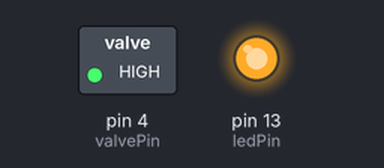
This sketch was run on a simulated Arduino Uno, built with avr-gcc and run on an emulated ATmega328P. Parts: switched loads named in the sketch (green lamp = pin HIGH), output pins drawn as LEDs (lit = HIGH). EEPROM starts erased; pins used as bus, display or sensor lines are not drawn; what the sketch prints to the serial monitor is not drawn.

Above: at 0.3 s.
At 60.3 s:
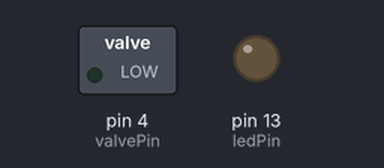
At 125.3 s:
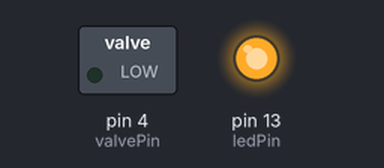
Timing chart, 0 to 126.8 s (numbered marks = the images above):
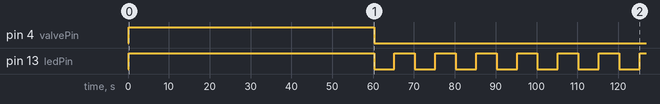

The sketch:

WaterSystem.ino
```cpp
// Pin definitions
#include <avr/wdt.h>
#include <avr/sleep.h>
#include <EEPROM.h>
#include "U8glib.h"
U8GLIB_SSD1306_128X32 u8g(U8G_I2C_OPT_NONE);  // I2C / TWI

#define soilWet 300  // Threshold for wet soil (adjust based on your sensor)
#define soilDry 600  // Threshold for dry soil (adjust based on your sensor)
#define sensorPin A0 // Analog pin connected to the sensor
#define powerPin 7   // Digital pin to control the power to the sensor
#define valvePin 4   // Set the solenoid valve pin as an output

#define ledPin  13

void setupDisplay()
{
  // assign default color value
  if ( u8g.getMode() == U8G_MODE_R3G3B2 ) {
    u8g.setColorIndex(255);     // white
  }
  else if ( u8g.getMode() == U8G_MODE_GRAY2BIT ) {
    u8g.setColorIndex(3);         // max intensity
  }
  else if ( u8g.getMode() == U8G_MODE_BW ) {
    u8g.setColorIndex(1);         // pixel on
  }
  else if ( u8g.getMode() == U8G_MODE_HICOLOR ) {
    u8g.setHiColorByRGB(255,255,255);
  }
}

void setup()
{
  setupDisplay();
  Serial.begin(9600);
  Serial.print(F("Hello! Open pins\n"));

  pinMode(powerPin, OUTPUT); // Set the power pin as an output
  digitalWrite(powerPin, LOW); // Initially turn off the sensor

  pinMode(valvePin, OUTPUT); // Set the solenoid valve pin as an output
  digitalWrite(valvePin, LOW);

  pinMode(ledPin, OUTPUT);
  digitalWrite(ledPin, LOW);

  Serial.print(F("Init Done\n"));
}

void draw(String str)
{
  u8g.firstPage();
  do {
      // graphic commands to redraw the complete screen should be placed here
      u8g.setFont(u8g_font_unifont);
      //u8g.setFont(u8g_font_osb21);
      u8g.drawStr( 0, 22, str.c_str());
  } while( u8g.nextPage() );
}

int eeAddress = 0;
void loop() {
  SaveMoistureValueToEEPROM(getSoilMoisture());
  //draw(String(moisture));
  TryWater(700); //with 1 hour delay
  TryWater(700); //with 1 hour delay

  SaveMoistureValueToEEPROM(getSoilMoisture());
  delay(36000000); //wait for 10 hours
  // Code to execute after waking up
  Serial.println("Woke up after 10 hours!");
  SaveMoistureValueToEEPROM(getSoilMoisture());
  delay(43200000); //wait for 12 hours
}


int getSoilMoisture()
{
  // Power on the soil moisture sensor
  digitalWrite(powerPin, HIGH);
  delay(200); // Allow time for the sensor to stabilize

  // Read the moisture level
  int moisture = readSensor();
  //int moisture = 700;
  Serial.print("Analog Output: ");
  Serial.println(moisture); // Print the moisture level
  // Power down the sensor
  digitalWrite(powerPin, LOW);
  return moisture;
}

void SaveMoistureValueToEEPROM(int moisture)
{
  EEPROM.put(eeAddress, moisture);
  eeAddress++;
}
// takes 6  minutes and waters 600-700 mililiters of water
void TryWater(int moisture)
{
  // Determine the soil status
  if (moisture < soilWet) {
    Serial.println("Status: Soil is too wet");
    delay(3600000);
  } else if (moisture >= soilWet && moisture < soilDry) {
    Serial.println("Status: Soil moisture is perfect");
    delay(3600000);
  } else {
    for (int i = 0; i < 10; i++)
    {
      waterStep();
    }
  }
}

int readSensor() {
  return analogRead(sensorPin); // Read and return the analog value from the sensor
}

void waterStep() // takes 6  minutes and waters 600-700 mililiters of water
{
  digitalWrite(ledPin, HIGH);
  Serial.println("Status: watering procedure: 1 min water; 5 min sleep to cool the solenoid!");
  digitalWrite(valvePin, HIGH); // turn on the solenoid valve
  delay(60000); // 1 minute in milliseconds
  digitalWrite(valvePin, LOW); // turn oFF the solenoid valve
  digitalWrite(ledPin, LOW);
  for (int i = 0; i < 30; i++)
  {
    delay(5000); // 5 sec
    digitalWrite(ledPin, HIGH);
    delay(5000); // 5 sec
    digitalWrite(ledPin, LOW);
  }
}

int lowPowerSleep()
{
  // Set up the watchdog timer for 8 seconds
  wdt_enable(WDTO_8S);
  // Sleep for 12 hours (43,200,000 milliseconds)
  for (unsigned long i = 0; i < 5; i++) { // 3600 cycles of ~8 seconds  --- 3600

    set_sleep_mode(SLEEP_MODE_PWR_DOWN); // Set sleep mode to power down
    sleep_mode(); // Enter sleep mode

    // The microcontroller will wake up here after the watchdog timer expires
    // Disable the watchdog timer
    wdt_disable();
  }
}
```

Measured:
- by itself, pin 4 (valvePin): LOW → HIGH at 0.23 s, → LOW 60.0 s later
- by itself, pin 13 (ledPin): repeats every 10.0 s: LOW 5.0 s, HIGH 5.0 s
